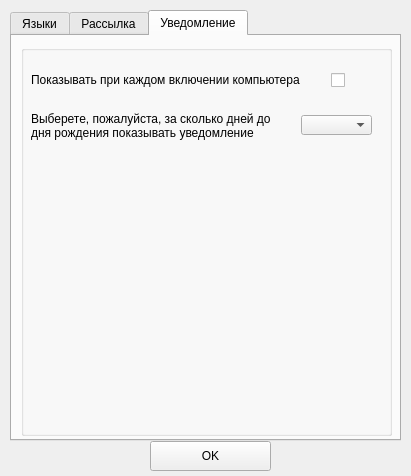
<?xml version="1.0" encoding="UTF-8"?>
<ui version="4.0">
 <class>SettingDialog</class>
 <widget class="QDialog" name="SettingDialog">
  <property name="geometry">
   <rect>
    <x>0</x>
    <y>0</y>
    <width>411</width>
    <height>476</height>
   </rect>
  </property>
  <property name="minimumSize">
   <size>
    <width>411</width>
    <height>476</height>
   </size>
  </property>
  <property name="maximumSize">
   <size>
    <width>411</width>
    <height>476</height>
   </size>
  </property>
  <property name="windowTitle">
   <string>Настройки</string>
  </property>
  <widget class="QTabWidget" name="tabWidget">
   <property name="geometry">
    <rect>
     <x>10</x>
     <y>10</y>
     <width>391</width>
     <height>431</height>
    </rect>
   </property>
   <property name="currentIndex">
    <number>2</number>
   </property>
   <widget class="QWidget" name="tabLanguage">
    <attribute name="title">
     <string>Языки</string>
    </attribute>
    <widget class="QGroupBox" name="choosingLanguageGroup">
     <property name="geometry">
      <rect>
       <x>9</x>
       <y>9</y>
       <width>371</width>
       <height>391</height>
      </rect>
     </property>
     <property name="title">
      <string/>
     </property>
     <widget class="QWidget" name="layoutWidget_4">
      <property name="geometry">
       <rect>
        <x>10</x>
        <y>20</y>
        <width>241</width>
        <height>22</height>
       </rect>
      </property>
      <layout class="QHBoxLayout" name="languageLayout">
       <item>
        <widget class="QLabel" name="txtLanguageChoice">
         <property name="maximumSize">
          <size>
           <width>100</width>
           <height>27</height>
          </size>
         </property>
         <property name="text">
          <string>Выбрать язык:</string>
         </property>
        </widget>
       </item>
       <item>
        <widget class="QComboBox" name="choiceListLanguage">
         <property name="maximumSize">
          <size>
           <width>170</width>
           <height>16777215</height>
          </size>
         </property>
        </widget>
       </item>
      </layout>
     </widget>
    </widget>
   </widget>
   <widget class="QWidget" name="tabDelivery">
    <attribute name="title">
     <string>Рассылка</string>
    </attribute>
    <widget class="QGroupBox" name="deliveryGroup">
     <property name="geometry">
      <rect>
       <x>10</x>
       <y>0</y>
       <width>371</width>
       <height>401</height>
      </rect>
     </property>
     <property name="title">
      <string/>
     </property>
     <widget class="QLabel" name="txtRemainderEmail">
      <property name="geometry">
       <rect>
        <x>10</x>
        <y>10</y>
        <width>351</width>
        <height>61</height>
       </rect>
      </property>
      <property name="text">
       <string>Если Вы хотите, чтобы за определенное время вам приходило напоминание о днях рождения ваших друзей и близких на вашу электронную почту, введите, пожалуйста, свой e-mail.Вы можете выбрать из списка несколько e-mail. А также удалить не используемые e-mail.</string>
      </property>
      <property name="wordWrap">
       <bool>true</bool>
      </property>
     </widget>
     <widget class="QWidget" name="layoutWidget_5">
      <property name="geometry">
       <rect>
        <x>10</x>
        <y>80</y>
        <width>307</width>
        <height>25</height>
       </rect>
      </property>
      <layout class="QHBoxLayout" name="addEmailLayout">
       <item>
        <widget class="QLabel" name="txtAddEmail">
         <property name="text">
          <string>Добавить e-mail:</string>
         </property>
        </widget>
       </item>
       <item>
        <widget class="QLineEdit" name="logField">
         <property name="text">
          <string/>
         </property>
        </widget>
       </item>
       <item>
        <widget class="QPushButton" name="okSaveEmailButton">
         <property name="maximumSize">
          <size>
           <width>16777215</width>
           <height>27</height>
          </size>
         </property>
         <property name="text">
          <string>OK</string>
         </property>
        </widget>
       </item>
      </layout>
     </widget>
     <widget class="QListWidget" name="emailListWidget">
      <property name="geometry">
       <rect>
        <x>10</x>
        <y>120</y>
        <width>191</width>
        <height>91</height>
       </rect>
      </property>
      <property name="inputMethodHints">
       <set>Qt::ImhEmailCharactersOnly</set>
      </property>
      <property name="selectionRectVisible">
       <bool>true</bool>
      </property>
     </widget>
     <widget class="QPushButton" name="deleteSaveEmailButton">
      <property name="geometry">
       <rect>
        <x>210</x>
        <y>180</y>
        <width>31</width>
        <height>27</height>
       </rect>
      </property>
      <property name="maximumSize">
       <size>
        <width>16777215</width>
        <height>27</height>
       </size>
      </property>
      <property name="text">
       <string>DEL</string>
      </property>
     </widget>
     <widget class="QLabel" name="txtTextRemainder">
      <property name="geometry">
       <rect>
        <x>10</x>
        <y>250</y>
        <width>131</width>
        <height>16</height>
       </rect>
      </property>
      <property name="text">
       <string>Текст напоминания:</string>
      </property>
     </widget>
     <widget class="QTextEdit" name="txtEnterTextRemainder">
      <property name="geometry">
       <rect>
        <x>10</x>
        <y>270</y>
        <width>351</width>
        <height>121</height>
       </rect>
      </property>
      <property name="maximumSize">
       <size>
        <width>16777215</width>
        <height>16777215</height>
       </size>
      </property>
      <property name="html">
       <string>&lt;!DOCTYPE HTML PUBLIC &quot;-//W3C//DTD HTML 4.0//EN&quot; &quot;http://www.w3.org/TR/REC-html40/strict.dtd&quot;&gt;
&lt;html&gt;&lt;head&gt;&lt;meta name=&quot;qrichtext&quot; content=&quot;1&quot; /&gt;&lt;style type=&quot;text/css&quot;&gt;
p, li { white-space: pre-wrap; }
&lt;/style&gt;&lt;/head&gt;&lt;body style=&quot; font-family:'MS Shell Dlg 2'; font-size:8.25pt; font-weight:400; font-style:normal;&quot;&gt;
&lt;p style=&quot; margin-top:0px; margin-bottom:0px; margin-left:0px; margin-right:0px; -qt-block-indent:0; text-indent:0px;&quot;&gt;&lt;span style=&quot; font-size:8pt;&quot;&gt;Здраствуйте, сегодня &lt;/span&gt;&lt;/p&gt;
&lt;p style=&quot;-qt-paragraph-type:empty; margin-top:0px; margin-bottom:0px; margin-left:0px; margin-right:0px; -qt-block-indent:0; text-indent:0px; font-size:8pt;&quot;&gt;&lt;br /&gt;&lt;/p&gt;
&lt;p style=&quot;-qt-paragraph-type:empty; margin-top:0px; margin-bottom:0px; margin-left:0px; margin-right:0px; -qt-block-indent:0; text-indent:0px; font-size:8pt;&quot;&gt;&lt;br /&gt;&lt;/p&gt;
&lt;p style=&quot; margin-top:0px; margin-bottom:0px; margin-left:0px; margin-right:0px; -qt-block-indent:0; text-indent:0px;&quot;&gt;&lt;span style=&quot; font-size:8pt;&quot;&gt;праздуют(ет) свой День Рождения! Не забудьте их(его/её) поздравить!&lt;/span&gt;&lt;/p&gt;
&lt;p style=&quot;-qt-paragraph-type:empty; margin-top:0px; margin-bottom:0px; margin-left:0px; margin-right:0px; -qt-block-indent:0; text-indent:0px; font-size:8pt;&quot;&gt;&lt;br /&gt;&lt;/p&gt;&lt;/body&gt;&lt;/html&gt;</string>
      </property>
     </widget>
     <widget class="QWidget" name="layoutWidget">
      <property name="geometry">
       <rect>
        <x>10</x>
        <y>220</y>
        <width>211</width>
        <height>22</height>
       </rect>
      </property>
      <layout class="QHBoxLayout" name="reminderLayout">
       <item>
        <widget class="QLabel" name="txtReminderPeriod">
         <property name="enabled">
          <bool>true</bool>
         </property>
         <property name="text">
          <string>Напомнить за:</string>
         </property>
        </widget>
       </item>
       <item>
        <widget class="QComboBox" name="choiceListReminder"/>
       </item>
      </layout>
     </widget>
     <zorder>layoutWidget</zorder>
     <zorder>txtRemainderEmail</zorder>
     <zorder>layoutWidget_5</zorder>
     <zorder>emailListWidget</zorder>
     <zorder>deleteSaveEmailButton</zorder>
     <zorder>txtTextRemainder</zorder>
     <zorder>txtEnterTextRemainder</zorder>
    </widget>
   </widget>
   <widget class="QWidget" name="tabNotification">
    <attribute name="title">
     <string>Уведомление</string>
    </attribute>
    <widget class="QGroupBox" name="notificationGroup">
     <property name="geometry">
      <rect>
       <x>9</x>
       <y>9</y>
       <width>371</width>
       <height>391</height>
      </rect>
     </property>
     <property name="title">
      <string/>
     </property>
     <widget class="QLabel" name="txtPeriod">
      <property name="geometry">
       <rect>
        <x>10</x>
        <y>60</y>
        <width>251</width>
        <height>41</height>
       </rect>
      </property>
      <property name="text">
       <string>Выберете, пожалуйста, за сколько дней до дня рождения показывать уведомление</string>
      </property>
      <property name="wordWrap">
       <bool>true</bool>
      </property>
     </widget>
     <widget class="QComboBox" name="choiceListPeriod">
      <property name="geometry">
       <rect>
        <x>280</x>
        <y>70</y>
        <width>71</width>
        <height>20</height>
       </rect>
      </property>
     </widget>
     <widget class="QLabel" name="txtAutoload">
      <property name="geometry">
       <rect>
        <x>10</x>
        <y>20</y>
        <width>291</width>
        <height>29</height>
       </rect>
      </property>
      <property name="text">
       <string>Показывать при каждом включении компьютера</string>
      </property>
     </widget>
     <widget class="QCheckBox" name="checkAuto">
      <property name="geometry">
       <rect>
        <x>310</x>
        <y>20</y>
        <width>21</width>
        <height>31</height>
       </rect>
      </property>
      <property name="text">
       <string/>
      </property>
     </widget>
    </widget>
   </widget>
  </widget>
  <widget class="QWidget" name="layoutWidget">
   <property name="geometry">
    <rect>
     <x>150</x>
     <y>440</y>
     <width>121</width>
     <height>32</height>
    </rect>
   </property>
   <layout class="QHBoxLayout" name="horizontalLayout">
    <item>
     <widget class="QPushButton" name="okSaveSettingButton">
      <property name="minimumSize">
       <size>
        <width>40</width>
        <height>30</height>
       </size>
      </property>
      <property name="text">
       <string>OK</string>
      </property>
     </widget>
    </item>
   </layout>
  </widget>
 </widget>
 <resources/>
 <connections/>
</ui>
